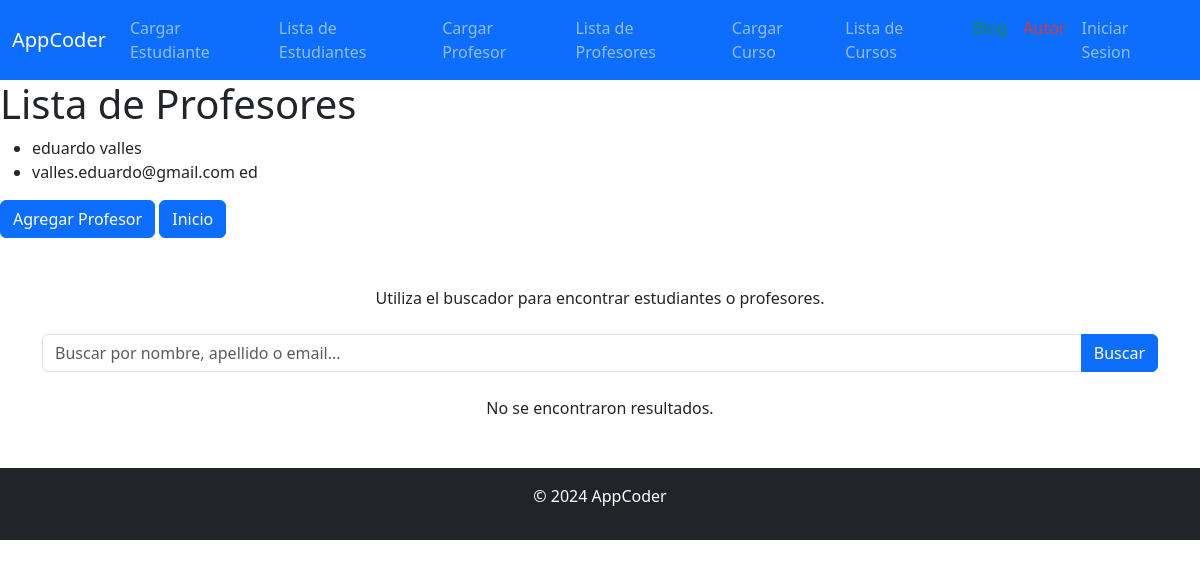
The page /profesores/ on the database its author committed.
### AppCoder/models.py (models this page shows, shortened)
class Profesor(models.Model):
    nombre = models.CharField(max_length=100)
    apellido = models.CharField(max_length=100)
    email = models.EmailField()
    profesion = models.CharField(max_length=100)

### AppCoder/views.py (the view)
# urls.py: path("profesores/", lista_profesores, name= "lista_profesores"),
def lista_profesores(request):
    profesores = Profesor.objects.all()
    return render(request, "AppCoder/lista_profesores.html", {"profesores": profesores})

### templates/AppCoder/lista_profesores.html (shortened to what this page needs)
{% extends "AppCoder/index.html" %}
{% load  static %}
{% block cuerpo %}
    <h1>Lista de Profesores</h1>
    <ul>
        {% for profesor in profesores%}
            <li>{{profesor.nombre}} {{profesor.apellido}}</li>
            <li>{{profesor.email}} {{profesor.profesion}}</li>
        {% endfor %}
    </ul>
    <a href="{% url "cargar_profesor" %}" class="btn btn-primary">Agregar Profesor</a>
    <a href="{% url "index" %}" class="btn btn-primary"> Inicio</a>
{% endblock %}

### rows shown on the page
Profesor: nombre "eduardo", apellido "valles", email "valles.eduardo@gmail.com", profesion "ed"
